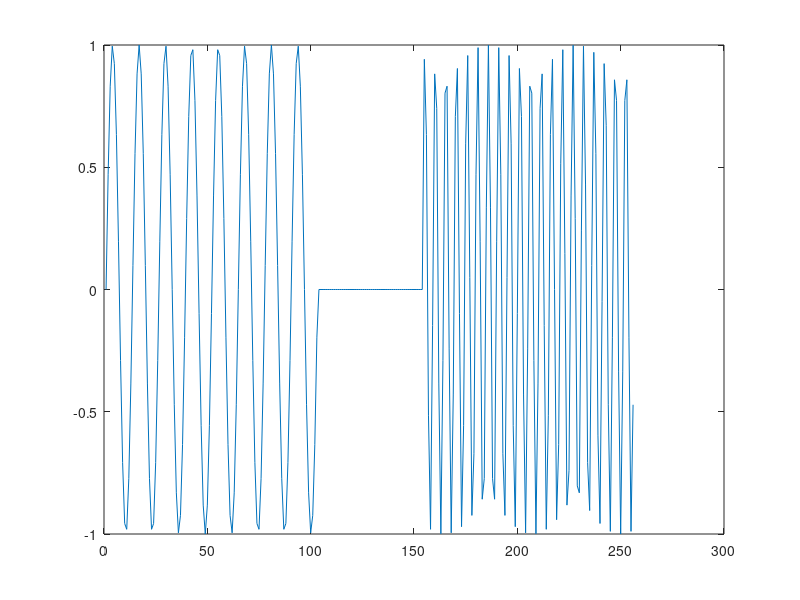

Source code (MATLAB): (Note: this script raises an error after producing the figure.)
% Elaborazione di Segnali Biomedici
% Ottavo laboratorio: trasformate tempo - frequenza

clear all
close all
pack
clc

%segnale sinusoidale 20 Hz tra 0 e 0.4 e 50 Hz tra 0.6 e 1


fc = 256;		% sampling rate
T = 1;	% window length
asset1 = [0:1/fc:0.4];	% x axis
asset1_1 = [0.4+1/fc:1/fc:0.6];
asset2 = [0.6+1/fc:1/fc:1];
asset = [0:1/fc:1-1/fc];
fsin1 = 20;		% frequency of the sine wave
fsin2 = 50;
x1=sin(2*pi*fsin1*asset1);
x1_1=zeros(1,length(asset1_1));
x2=sin(2*pi*fsin2*asset2);
x =[x1 x1_1 x2] ;% sine wave (not analytical)
plot(x);

x=x-mean(x);

x = hilbert(x);	% use Hilbert transform to obtain analytic signal

ntlag = max(size(x))/2;		% number of time lags
sigma = 1;					% kernel parameter
w_cw = dcw(x,fc,ntlag,sigma,T);  % Time-Frequency transform (see functions dcw.m and wig.m)
w_wig = wig(x,fc,ntlag);

[roww_cw, colw_cw] = size(w_cw);
[roww_wig, colw_wig] = size(w_wig);
upper = fc/4;	% upper frequency since non alias-free implementation
assef = (0:roww_cw-1)/roww_cw*upper;			% frequency axis

figure(1)

subplot(2,1,1)
mesh(asset,assef,real(w_wig)),xlabel('time (s)'),ylabel('frequency (Hz)'),title(' WIG transform '),
axis([min(asset) max(asset) min(assef) max(assef) 2*min(min(real(w_wig))) 2*max(max(real(w_wig)))]);

subplot(2,1,2)
mesh(asset,assef,real(w_cw)),xlabel('time (s)'),ylabel('frequency (Hz)'),title(' CW transform '),
axis([min(asset) max(asset) min(assef) max(assef) 2*min(min(real(w_cw))) 2*max(max(real(w_cw)))]);

figure(2)

subplot(2,1,1)
contour(asset,assef,real(w_wig)/max(max(real(w_wig))),.1:.1:1);
xlabel('time (s)');
ylabel('frequency (Hz)');
title( 'WIG transform');

subplot(2,1,2)
contour(asset,assef,real(w_cw)/max(max(real(w_cw))),.1:.1:1);
xlabel('time (s)');
ylabel('frequency (Hz)');
title( 'CW transform');

%come plottare la funzione di ambiguità
amb=daf(x,ntlag,fc,T);
assesig=[-127:1:128];
assetau=[0:1:127];
figure(3)
contour(assesig,assetau,real(amb)/max(max(real(amb))));








